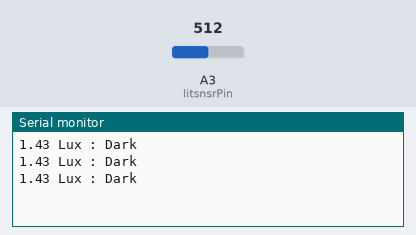
A sketch run on a simulated Arduino Uno, built with avr-gcc and run on an emulated ATmega328P. Shown: the last lines printed to the serial monitor. The test bench sets the inputs (shaded band); at power-on: A3 (litsnsrPin) = 512.

Above: at 1.3 s.
1.4 s: A3 (litsnsrPin) set to 716
At 1.9 s:
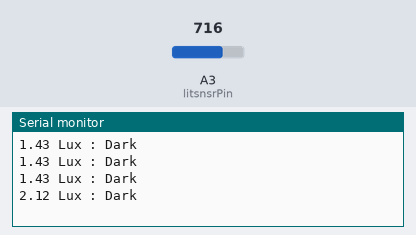
2.9 s: A3 (litsnsrPin) set to 900
At 3.4 s:
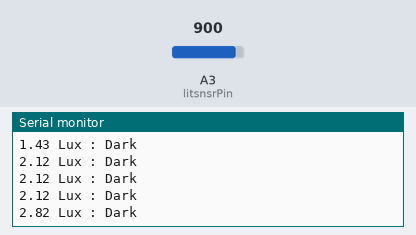
Timing chart, 0 to 5.9 s (numbered marks = the images above; inputs shaded):
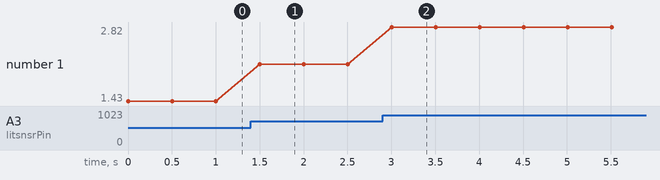

The sketch:

01_LightSensor.ino
```cpp
const int litsnsrPin = 3; //3:ConnectorA 4:ConnectorB

void setup() {
  Serial.begin(115200);
  pinMode(litsnsrPin, INPUT);
}

void loop() {
  float litsnsr_ad = analogRead(litsnsrPin); // Read analog data
  float litsnsr_v = litsnsr_ad * 3.3 / 4096; // Calculation of voltage value
  float lux = 10000 * litsnsr_v / (3.3 - litsnsr_v) / 1000; // Calculation of lux value

  //Look at the serial monitor
  Serial.print(lux);
  Serial.print(" Lux : ");

  // Change the threshold to suit your environment
  if (lux > 20) {
    Serial.println("Bright");
    delay(500);
  } else {
    Serial.println("Dark");
    delay(500);
  }
}
```

Measured:
- after the input at 1.4 s, the serial monitor: prints a new line after 0.10 s (image 1)
- after the input at 2.9 s, the serial monitor: prints a new line after 0.10 s (image 2)
- plotted number 1: 1.43 → 2.12 after the input at 1.4 s, 2.12 → 2.82 after the input at 2.9 s
